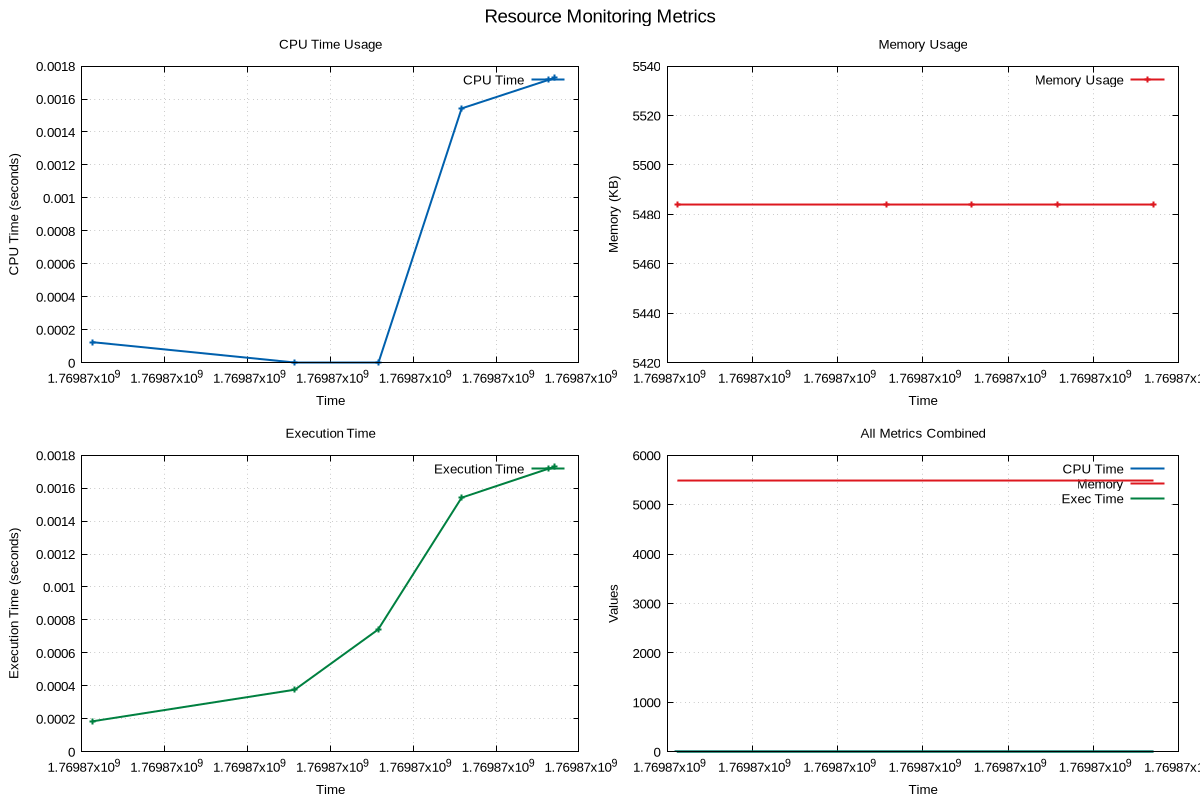

Recreate this plot in gnuplot.
# GNUplot script for resource monitoring
set terminal pngcairo enhanced font 'Arial,10' size 1200,800
set output 'png/heap_sort_20260131_190624.png'

set multiplot layout 2,2 title 'Resource Monitoring Metrics' font 'Arial,14'
set style line 1 lc rgb '#0060ad' lt 1 lw 2
set style line 2 lc rgb '#dd181f' lt 1 lw 2
set style line 3 lc rgb '#008040' lt 1 lw 2

set title 'CPU Time Usage'
set xlabel 'Time'
set ylabel 'CPU Time (seconds)'
set grid
plot 'png/heap_sort_20260131_190624.dat' using 1:2 with linespoints ls 1 title 'CPU Time'
set title 'Memory Usage'
set xlabel 'Time'
set ylabel 'Memory (KB)'
set grid
plot 'png/heap_sort_20260131_190624.dat' using 1:3 with linespoints ls 2 title 'Memory Usage'
set title 'Execution Time'
set xlabel 'Time'
set ylabel 'Execution Time (seconds)'
set grid
plot 'png/heap_sort_20260131_190624.dat' using 1:4 with linespoints ls 3 title 'Execution Time'
set title 'All Metrics Combined'
set xlabel 'Time'
set ylabel 'Values'
set grid
plot 'png/heap_sort_20260131_190624.dat' using 1:2 with lines ls 1 title 'CPU Time', \
     'png/heap_sort_20260131_190624.dat' using 1:3 with lines ls 2 title 'Memory', \
     'png/heap_sort_20260131_190624.dat' using 1:4 with lines ls 3 title 'Exec Time'
unset multiplot
